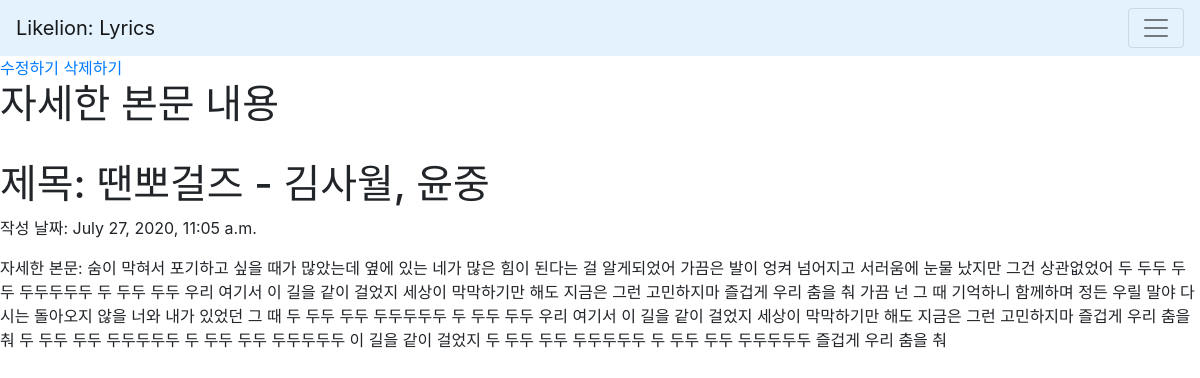
The app's page /crudapp/1 with its own data.
### crudapp/models.py (models this page shows, shortened)
class Blog(models.Model):
    title = models.CharField(max_length=200)
    pub_date = models.DateTimeField('data published', null=True)
    body = models.TextField()

### crudapp/views.py (the view)
# urls.py: path('crudapp/<int:blog_id>', crudapp.views.detail, name='detail'),
def detail(request, blog_id):
    blog_detail = get_object_or_404(Blog, pk=blog_id)
    return render(request, 'crudapp/detail.html', {'blog' : blog_detail})

### crudapp/templates/crudapp/detail.html (shortened to what this page needs)
{% extends 'crudapp/base.html' %}
{% block content %}
<a href="{% url 'postupdate' blog.id %}">수정하기</a>
<a href="{% url 'postdelete' blog.id %}" onclick="return confirm('정말 삭제하시겠습니까?')">삭제하기</a>
<h1>자세한 본문 내용</h1>
<h1>제목: {{blog.title}}</h1>
<p>작성 날짜: {{blog.pub_date}}</p>
<p>자세한 본문: {{blog.body}}</p>
{% endblock %}

### records on screen
Blog: title "땐뽀걸즈 - 김사월, 윤중", pub_date "July 27, 2020, 11:05 a.m.", body "숨이 막혀서 포기하고 싶을 때가 많았는데 옆에 있는 네가 많은 힘이 된다는 걸 알게되었어 가끔은 발이 엉켜 넘어지고 서러움에 눈물 났지만 그건 상관없었어 두 두두 두두 두두두두두 두 두두 두두 우리 여기서 이 길을 같이 걸었지 세상이 막막하기만 해도 지금은 그런 고민하지마 즐겁게 우리 춤을 춰 가끔 넌 그 때 기억하니 함께하며 정든 우릴 말야 다시는 돌아오지 않을 너와 내가 있었던 그 때 두 두두 두두 두두두두두 두 두두 두두 우리 여기서 이 길을 같이 걸었지 세상이 막막하기만 해도 지금은 그런 고민하지마 즐겁게 우리 춤을 춰 두 두두 두두 두두두두두 두 두두 두두 두두두두두 이 길을 같이 걸었지 두 두두 두두 두두두두두 두 두두 두두 두두두두두 즐겁게 우리 춤을 춰"
